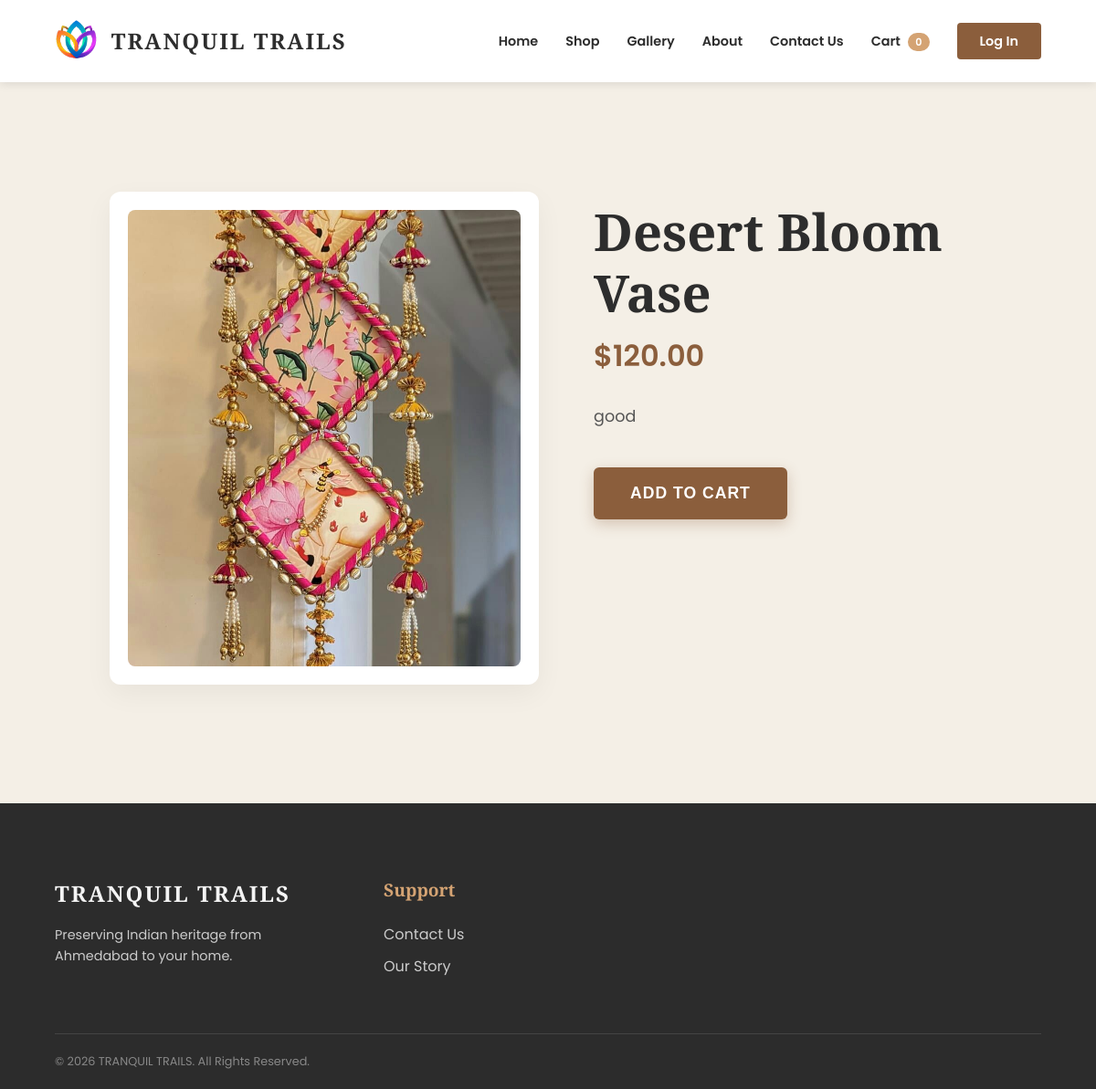
/product/1/, run on the app's committed database.
### core/models.py (models this page shows, shortened)
class Product(models.Model):
    category = models.ForeignKey(Category, related_name='products', on_delete=models.CASCADE)
    name = models.CharField(max_length=200)
    slug = models.SlugField(unique=True)
    image = models.ImageField(upload_to='products/')
    description = models.TextField(blank=True)
    price = models.DecimalField(max_digits=10, decimal_places=2)
    stock = models.PositiveIntegerField(default=0)
    available = models.BooleanField(default=True)
    created_at = models.DateTimeField(auto_now_add=True)
    updated_at = models.DateTimeField(auto_now=True)

### core/views.py (the view)
# urls.py: path('product/<int:pk>/', views.product_detail, name='product_detail'),
def product_detail(request, pk):
    product = get_object_or_404(Product, pk=pk)
    return render(request, 'product_detail.html', {'product': product})

### core/templates/product_detail.html (shortened to what this page needs)
{% load static %}
<!DOCTYPE html>
<html lang="en">
<head>
    <link rel="stylesheet" href="{% static 'styles.css' %}">
</head>
<body>
    <nav>
        <a href="{% url 'home' %}" class="logo-container">
            <img src="{% static 'Adobe Express - file.png' %}" alt="Logo" class="logo-img">
            <span class="logo-text">TRANQUIL TRAILS</span>
        </a>
        <ul class="nav-links" id="navLinks">
            <li><a href="{% url 'home' %}">Home</a></li>
            <li class="user-link"><a href="{% url 'shop' %}">Shop</a></li>
            <li class="user-link"><a href="{% url 'gallery' %}">Gallery</a></li>
            <li><a href="{% url 'about' %}">About</a></li>
            <li><a href="{% url 'Contact' %}">Contact Us</a></li>
            <li id="cartNavItem"><a href="#" id="cart-link">Cart <span class="cart-count-pill" id="cart-count">0</span></a></li>
            <li><a href="{% url 'login' %}" class="login-btn" id="authBtn">Log In</a></li>
        </ul>
    </nav>
    <div class="detail-container">
        <div class="detail-image-wrapper">
            {% if product.image %}
                <img src="{{ product.image.url }}" alt="{{ product.name }}">
            {% else %}
                <img src="{% static 'placeholder.jpg' %}" alt="No Image">
            {% endif %}
        </div>
        <div class="detail-info">
            <h1>{{ product.name }}</h1>
            <span class="detail-price">${{ product.price }}</span>
            <p class="detail-desc">
                {{ product.description }}
            </p>
            <button class="buy-now-btn"
                    id="buyBtn"
                    data-id="{{ product.id }}"
                    data-name="{{ product.name }}"
                    data-price="{{ product.price }}"
                    {% if product.image %}data-img="{{ product.image.url }}"{% endif %}>
                Add to Cart
            </button>
        </div>
    </div>
    <footer class="main-footer">
        <div class="footer-container">
            <div class="footer-section about">
                <h3 class="footer-logo">TRANQUIL TRAILS</h3>
                <p>Preserving Indian heritage from Ahmedabad to your home.</p>
            </div>
            <div class="footer-section links">
                <h4>Support</h4>
                <ul>
                    <li><a href="{% url 'Contact' %}">Contact Us</a></li>
                    <li><a href="{% url 'about' %}">Our Story</a></li>
                </ul>
            </div>
        </div>
        <div class="footer-bottom">
            <p>&copy; 2026 TRANQUIL TRAILS. All Rights Reserved.</p>
        </div>
    </footer>
</body>
</html>

### core/static/styles.css (style rules this page uses)
:root { --primary: #8B5E3C; --accent: #2D4739; --bg: #F4EFE6; --white: #ffffff; --text: #2d2d2d; }
* { margin: 0; padding: 0; box-sizing: border-box; }
body { font-family: 'Poppins', sans-serif; background: var(--bg); color: var(--text); line-height: 1.6; overflow-x: hidden; }
nav { display: flex; justify-content: space-between; align-items: center; padding: 15px 8%; background: rgba(255, 255, 255, 0.9); backdrop-filter: blur(10px); position: sticky; top: 0; z-index: 1000; box-shadow: 0 2px 20px rgba(0,0,0,0.05); }
.logo-container { display: flex; align-items: center; text-decoration: none; z-index: 1001; }
.logo-img { height: 50px; width: auto; margin-right: 15px; object-fit: contain; }
.logo-text { font-family: 'Playfair Display', serif; font-size: 1.5rem; font-weight: bold; color: var(--text); letter-spacing: 2px; }
.nav-links { display: flex; list-style: none; gap: 30px; align-items: center; }
.nav-links a { text-decoration: none; color: var(--text); font-size: 0.9rem; font-weight: 600; transition: 0.3s; }
.login-btn { background: var(--primary); color: white !important; padding: 10px 25px; border-radius: 4px; border: none; font-family: 'Poppins'; font-weight: 600; cursor: pointer; transition: 0.3s; }
.cart-count-pill { background: var(--accent); color: white; padding: 2px 8px; border-radius: 20px; font-size: 0.7rem; margin-left: 5px; }
footer { background: #1a1a1a; color: #bbb; padding: 80px 8% 30px; }
.footer-bottom { border-top: 1px solid #333; margin-top: 60px; padding-top: 20px; text-align: center; font-size: 0.8rem; }
:root { --bg-dark: #2c2c2c; --text-light: #f4f4f4; --accent: #d4a373; }
.main-footer { background-color: var(--bg-dark); color: var(--text-light); padding: 80px 5% 20px; font-family: 'Poppins', sans-serif; margin-top: 50px; }
.footer-container { display: grid; grid-template-columns: 2fr 1fr 1fr 2fr; gap: 40px; max-width: 1200px; margin: 0 auto; }
.footer-section h4 { font-family: 'Playfair Display', serif; font-size: 1.2rem; margin-bottom: 20px; color: var(--accent); }
.footer-logo { font-family: 'Playfair Display', serif; font-size: 1.5rem; letter-spacing: 2px; margin-bottom: 15px; }
.footer-section p { font-size: 0.9rem; line-height: 1.6; color: #ccc; }
.footer-section ul { list-style: none; padding: 0; }
.footer-section ul li { margin-bottom: 10px; }
.footer-section ul li a { color: #ccc; text-decoration: none; transition: color 0.3s; }
.footer-bottom { border-top: 1px solid #444; margin-top: 50px; padding-top: 20px; display: flex; justify-content: space-between; font-size: 0.8rem; color: #888; }
.buy-now-btn { background: var(--text); color: #fff; }
.buy-now-btn { background: var(--text); color: white; }
.add-to-cart-btn, .buy-now-btn { padding: 12px; border-radius: 6px; font-weight: 600; font-size: 0.8rem; cursor: pointer; transition: 0.3s; border: 1px solid var(--primary); }
.buy-now-btn { background: var(--primary); color: white; }

### core/templates/product_detail.html (style rules this page uses)
body { font-family: 'Poppins', sans-serif; margin: 0; padding: 0; background: #F4EFE6; }
nav { background: #fff; padding: 20px 5%; display: flex; justify-content: space-between; align-items: center; box-shadow: 0 2px 10px rgba(0,0,0,0.1); }
.detail-container { padding: 120px 10% 80px; display: flex; gap: 60px; align-items: flex-start; min-height: 80vh; max-width: 1200px; margin: 0 auto; }
.detail-image-wrapper { flex: 1; background: white; padding: 20px; border-radius: 12px; box-shadow: 0 10px 30px rgba(0,0,0,0.05); display: flex; align-items: center; justify-content: center; }
.detail-image-wrapper img { width: 100%; height: auto; max-height: 500px; border-radius: 8px; object-fit: cover; }
.detail-info { flex: 1; padding-top: 10px; }
.detail-info h1 { font-family: 'Playfair Display'; font-size: 3.5rem; color: #2d2d2d; margin-bottom: 10px; line-height: 1.2; }
.detail-price { font-size: 2rem; color: #8B5E3C; font-weight: 600; margin-bottom: 25px; display: block; }
.detail-desc { font-size: 1.1rem; color: #555; line-height: 1.8; margin-bottom: 40px; }
.buy-now-btn { background: #8B5E3C; color: white; padding: 18px 40px; border: none; border-radius: 6px; font-size: 1.1rem; font-weight: 600; text-transform: uppercase; letter-spacing: 1px; cursor: pointer; transition: all 0.3s ease; box-shadow: 0 5px 15px rgba(139, 94, 60, 0.3); }

### data on the page
Product: image (picture), name "Desert Bloom Vase", price "120.00", description "good"
